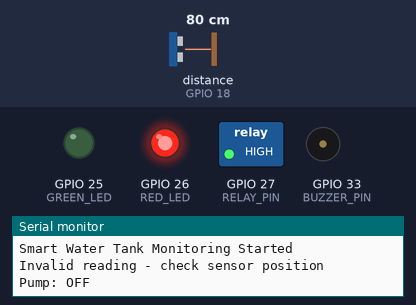
Simulated run of this program. Board: ESP32. Parts: switched loads named in the program (green lamp = pin HIGH), output pins drawn as LEDs (lit = HIGH), buzzer (waves = sounding, pin HIGH), the last lines printed to the serial monitor. Wiring (from diagram.json): ultrasonic range finder: trigger GPIO 5; echo GPIO 18. Inputs (shaded band) come from the test bench; at power-on: distance to the obstacle (sensor on GPIO 18) 80 cm. The echo pulse lasts 58.3 µs per cm; WiFi joins after 1.5 s; servers stay silent unless stated; uploads are accepted with an empty reply; pins used as bus, display or sensor lines are not drawn.

Above: at 2.7 s.
2.8 s: distance to the obstacle (sensor on GPIO 18) set to 16 cm
5.5 s: distance to the obstacle (sensor on GPIO 18) set to 12 cm
At 6.8 s:
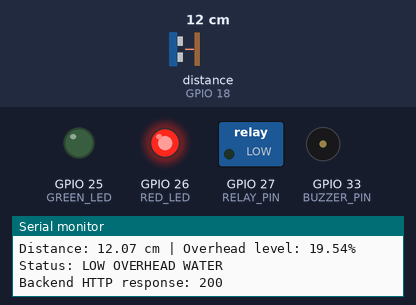
8.2 s: distance to the obstacle (sensor on GPIO 18) set to 10 cm
At 10.4 s:
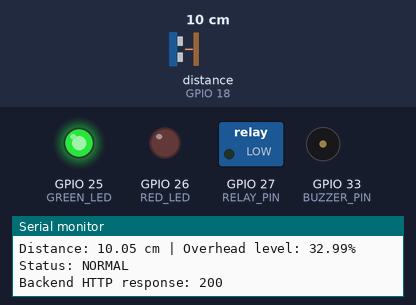
11.4 s: distance to the obstacle (sensor on GPIO 18) set to 18 cm
At 13.4 s:
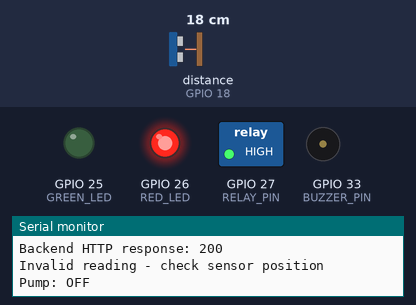
14.1 s: distance to the obstacle (sensor on GPIO 18) set to 2 cm
At 14.9 s:
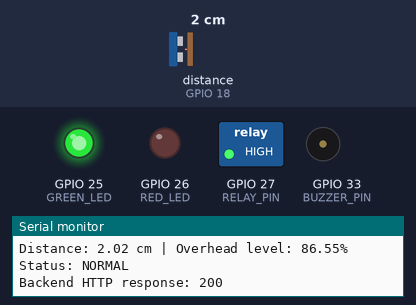
16.8 s: distance to the obstacle (sensor on GPIO 18) set to 35 cm
At 19.6 s:
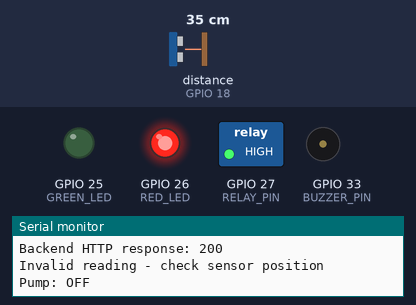
Timing chart, 0 to 21.0 s (numbered marks = the images above; inputs shaded):
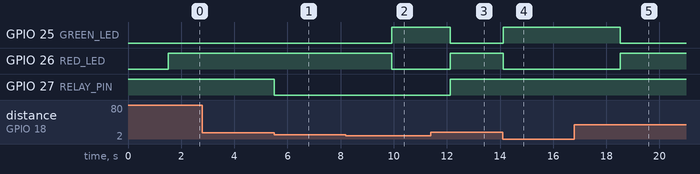

Measured:
- the behaviour switches between 15 and 14 cm on distance to the obstacle (sensor on GPIO 18) (found by bisection; images 0 and 1)
- the behaviour switches between 12 and 11 cm on distance to the obstacle (sensor on GPIO 18) (found by bisection; images 1 and 2)
- after the input at 5.5 s, GPIO 27 (RELAY_PIN): HIGH → LOW at once
- after the input at 8.2 s, GPIO 25 (GREEN_LED): LOW → HIGH after 1.7 s; GPIO 26 (RED_LED): HIGH → LOW after 1.7 s
- after the input at 11.4 s, GPIO 25 (GREEN_LED): HIGH → LOW after 0.72 s; GPIO 26 (RED_LED), GPIO 27 (RELAY_PIN): LOW → HIGH after 0.72 s
- after the input at 14.1 s, GPIO 25 (GREEN_LED): LOW → HIGH at once; GPIO 26 (RED_LED): HIGH → LOW at once
- after the input at 16.8 s, GPIO 25 (GREEN_LED): HIGH → LOW after 1.7 s; GPIO 26 (RED_LED): LOW → HIGH after 1.7 s

The program:

main.cpp
```cpp
#include <Arduino.h>
#include <WiFi.h>
#include <HTTPClient.h>

#define TRIG_PIN 5
#define ECHO_PIN 18
#define RELAY_PIN 27
#define GREEN_LED 25
#define RED_LED 26
#define BUZZER_PIN 33

const char* ssid = "motorola edge 60_8489";
const char* password = "Manogna@123";

const char* serverURL =
    "http://10.116.189.7:5000/api/water-level";

const float TANK_HEIGHT_CM = 15.0;
const float PUMP_ON_LEVEL = 20.0;
const float PUMP_OFF_LEVEL = 95.0;

// Set according to relay module behavior.
// This assumes LOW activates the relay.
const int RELAY_ON = LOW;
const int RELAY_OFF = HIGH;

bool pumpOn = false;

void setPump(bool state) {
  pumpOn = state;
  digitalWrite(RELAY_PIN, pumpOn ? RELAY_ON : RELAY_OFF);

  Serial.print("Pump: ");
  Serial.println(pumpOn ? "ON" : "OFF");
}

void connectWiFi() {
  WiFi.mode(WIFI_STA);
  WiFi.begin(ssid, password);

  Serial.print("Connecting to mobile hotspot");

  unsigned long startTime = millis();

  while (WiFi.status() != WL_CONNECTED &&
         millis() - startTime < 20000) {
    delay(500);
    Serial.print(".");
  }

  if (WiFi.status() == WL_CONNECTED) {
    Serial.println("\nWiFi connected!");
    Serial.print("ESP32 IP: ");
    Serial.println(WiFi.localIP());
  } else {
    Serial.println("\nWiFi connection failed!");
  }
}

void sendToBackend(float level, const String& status) {
  if (WiFi.status() != WL_CONNECTED) {
    Serial.println("WiFi unavailable - data not sent");
    return;
  }

  HTTPClient http;
  http.begin(serverURL);
  http.addHeader("Content-Type", "application/json");
  http.setTimeout(5000);

  String payload = "{\"overheadLevel\":" +
      String(level, 1) +
      ",\"boreLevel\":90,\"status\":\"" +
      status + "\"}";

  int responseCode = http.POST(payload);

  Serial.print("Backend HTTP response: ");
  Serial.println(responseCode);

  if (responseCode > 0) {
    Serial.println(http.getString());
  } else {
    Serial.println("Backend request failed");
  }

  http.end();
}

void setup() {
  Serial.begin(115200);

  pinMode(TRIG_PIN, OUTPUT);
  pinMode(ECHO_PIN, INPUT);

  pinMode(RELAY_PIN, OUTPUT);
  pinMode(GREEN_LED, OUTPUT);
  pinMode(RED_LED, OUTPUT);
  pinMode(BUZZER_PIN, OUTPUT);

  // Keep pump off during startup.
  digitalWrite(RELAY_PIN, RELAY_OFF);
  digitalWrite(GREEN_LED, LOW);
  digitalWrite(RED_LED, LOW);
  digitalWrite(BUZZER_PIN, LOW);

  connectWiFi();

  Serial.println("Smart Water Tank Monitoring Started");
}

void loop() {
  if (WiFi.status() != WL_CONNECTED) {
    Serial.println("WiFi disconnected. Reconnecting...");
    connectWiFi();
  }

  // Trigger the ultrasonic sensor.
  digitalWrite(TRIG_PIN, LOW);
  delayMicroseconds(2);

  digitalWrite(TRIG_PIN, HIGH);
  delayMicroseconds(10);
  digitalWrite(TRIG_PIN, LOW);

  unsigned long duration = pulseIn(ECHO_PIN, HIGH, 30000);

  // Invalid reading: keep pump OFF.
  if (duration == 0) {
    Serial.println("Sensor error - no reading");

    digitalWrite(GREEN_LED, LOW);
    digitalWrite(RED_LED, HIGH);
    setPump(false);
    digitalWrite(BUZZER_PIN, LOW);

    delay(2000);
    return;
  }

  float distance = duration / 58.0;

  // Out-of-range reading: keep pump OFF.
  if (distance > TANK_HEIGHT_CM || distance < 0.5) {
    Serial.println("Invalid reading - check sensor position");

    digitalWrite(GREEN_LED, LOW);
    digitalWrite(RED_LED, HIGH);
    setPump(false);
    digitalWrite(BUZZER_PIN, LOW);

    delay(2000);
    return;
  }

  float overheadLevel =
      ((TANK_HEIGHT_CM - distance) / TANK_HEIGHT_CM) * 100.0;

  overheadLevel = constrain(overheadLevel, 0.0, 100.0);

  String status = "NORMAL";

  if (overheadLevel < PUMP_ON_LEVEL) {
    status = "LOW OVERHEAD WATER";
    digitalWrite(GREEN_LED, LOW);
    digitalWrite(RED_LED, HIGH);

    setPump(true);
  } else if (overheadLevel >= PUMP_OFF_LEVEL) {
    status = "TANK FULL";
    digitalWrite(GREEN_LED, HIGH);
    digitalWrite(RED_LED, LOW);

    setPump(false);
  } else {
    digitalWrite(GREEN_LED, HIGH);
    digitalWrite(RED_LED, LOW);

    // Maintain the existing pump state between 20% and 95%.
    setPump(pumpOn);
  }

  digitalWrite(BUZZER_PIN, LOW);

  Serial.print("Distance: ");
  Serial.print(distance);
  Serial.print(" cm | Overhead level: ");
  Serial.print(overheadLevel);
  Serial.println("%");

  Serial.print("Status: ");
  Serial.println(status);

  sendToBackend(overheadLevel, status);

  delay(2000);
}
```
